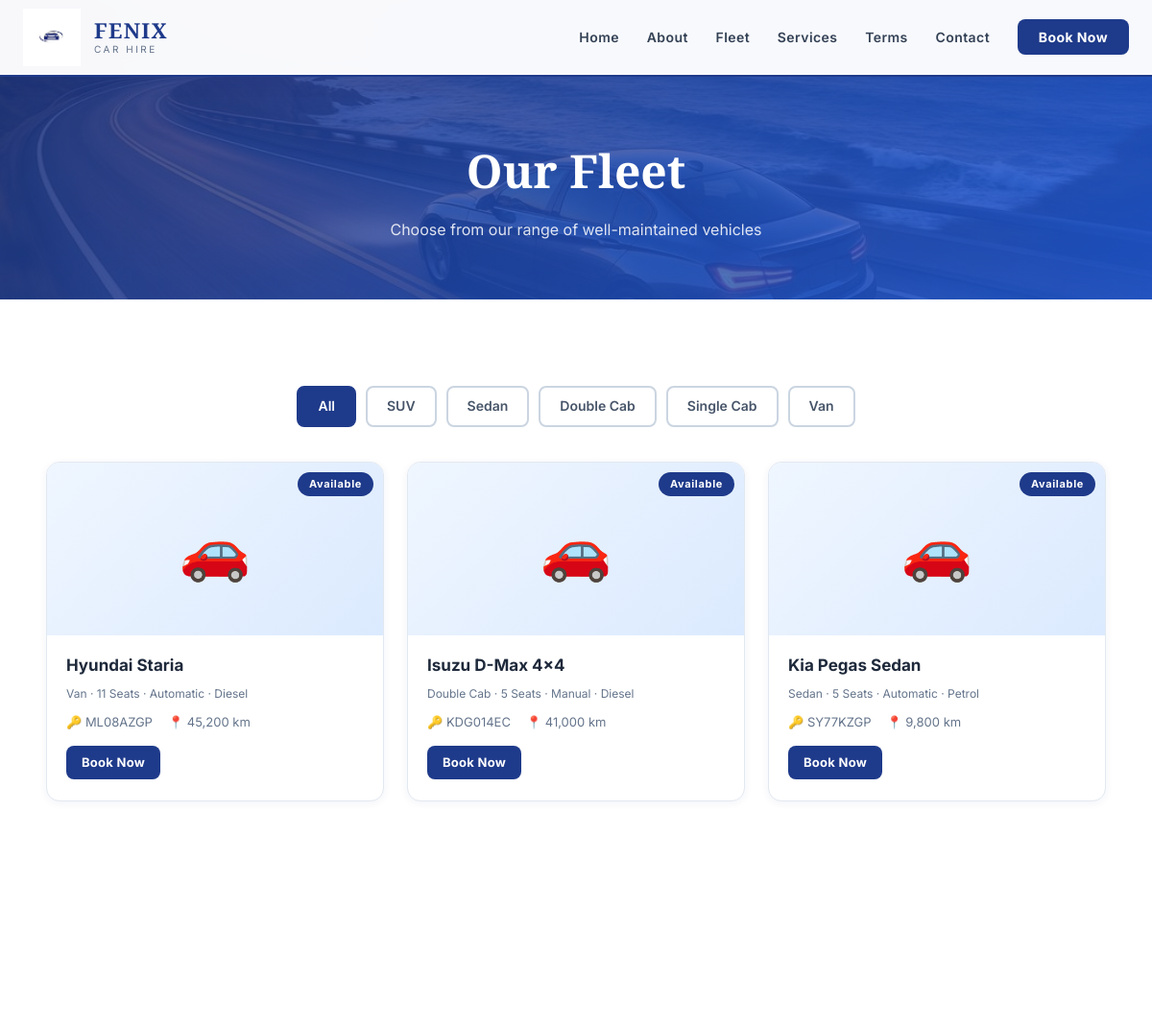
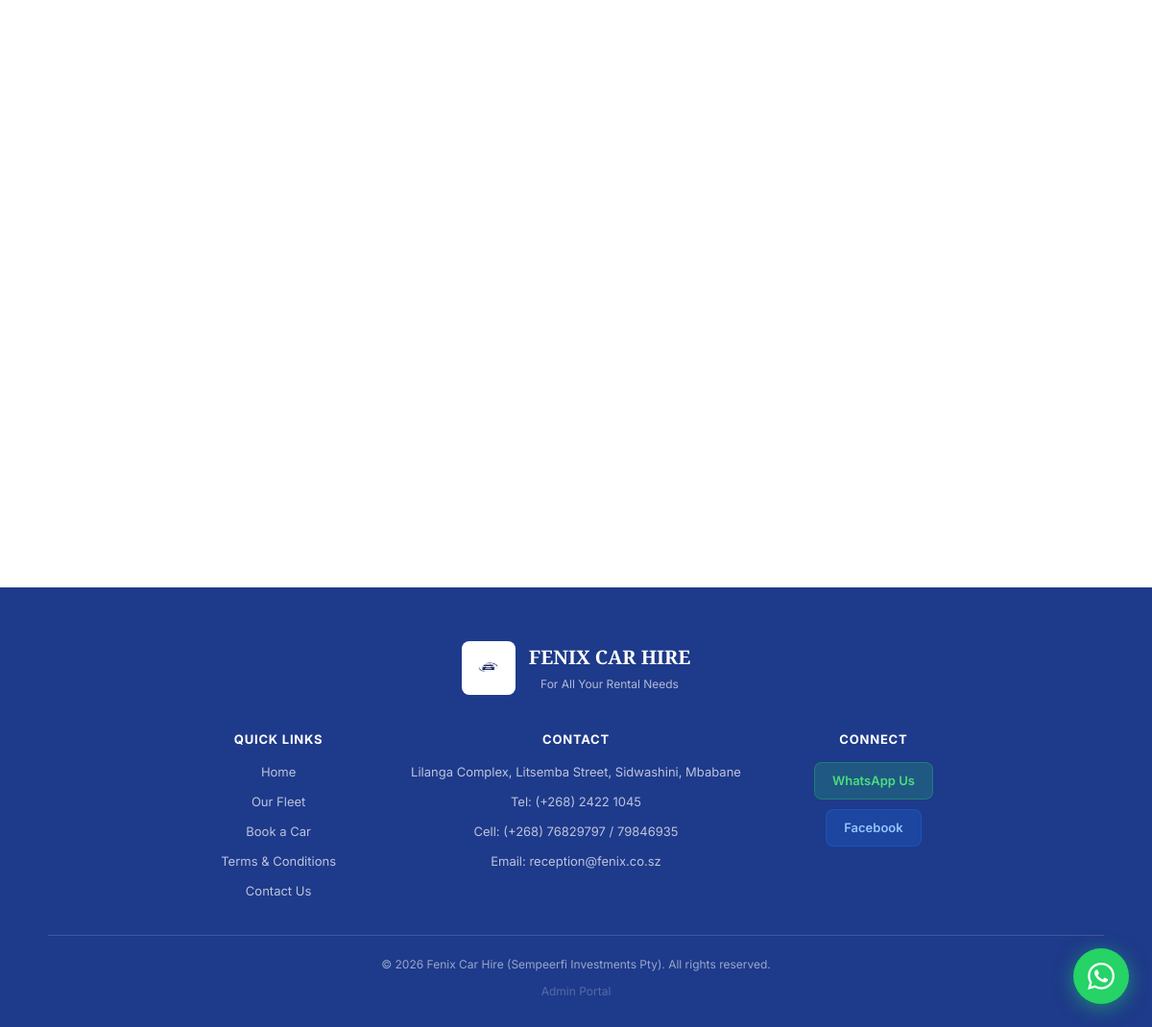
/fleet.php, run on the app's committed database (2 pictures, top to bottom).
### tables this page shows
CREATE TABLE IF NOT EXISTS vehicles (
    id INT AUTO_INCREMENT PRIMARY KEY,
    name VARCHAR(100) NOT NULL,
    category ENUM('SUV','Sedan','Double Cab','Single Cab','Van') NOT NULL,
    plate VARCHAR(20) NOT NULL UNIQUE,
    seats INT DEFAULT 5,
    transmission ENUM('Automatic','Manual') DEFAULT 'Automatic',
    fuel ENUM('Petrol','Diesel') DEFAULT 'Petrol',
    mileage INT DEFAULT 0,
    status ENUM('available','rented','maintenance','retired') DEFAULT 'available',
    image VARCHAR(255) DEFAULT 'default.jpg',
    notes TEXT,
    date_added TIMESTAMP DEFAULT CURRENT_TIMESTAMP,
    KEY idx_status (status),
    KEY idx_plate (plate)
);

### fleet.php (the view, shortened to what this page needs)
<?php
require_once 'db.php';
$filter = isset($_GET['category']) ? clean($conn, $_GET['category']) : 'All';
$cats   = array('All','SUV','Sedan','Double Cab','Single Cab','Van');
$sql = "SELECT * FROM vehicles";
$sql .= " ORDER BY status ASC, name ASC";
$vehicles = mysqli_query($conn, $sql);
?>
<?php include 'header.php'; ?>
<div class="page-hero">
    <div class="container">
        <h1>Our Fleet</h1>
        <p>Choose from our range of well-maintained vehicles</p>
    </div>
</div>
<section class="section bg-white">
    <div class="container">
        <div class="filter-bar">
            <?php foreach ($cats as $cat): ?>
            <?php
            $catUrl     = ($cat !== 'All') ? 'fleet.php?category=' . urlencode($cat) : 'fleet.php';
            $activeClass = ($filter === $cat) ? 'active' : '';
            ?>
            <a href="<?php echo $catUrl; ?>" class="filter-btn <?php echo $activeClass; ?>">
                <?php echo $cat; ?>
            </a>
            <?php endforeach; ?>
        </div>
        <div class="fleet-grid">
            <?php while ($car = mysqli_fetch_assoc($vehicles)): ?>
            <?php
            $cardClass  = ($car['status'] !== 'available') ? 'car-card booked' : 'car-card';
            $badgeClass = ($car['status'] === 'available')  ? 'badge-available' : 'badge-booked';
            $badgeText  = ($car['status'] === 'available')  ? 'Available' : ucfirst($car['status']);
            $imgFile   = $car['image'];
            $hasImage  = (!empty($imgFile) && $imgFile !== 'default.jpg' && file_exists($imgFile));
            ?>
            <div class="<?php echo $cardClass; ?>" id="car-<?php echo $car['id']; ?>">
                <div class="car-img-wrap">
                    <?php if ($hasImage): ?>
                        <img src="<?php echo htmlspecialchars($imgFile); ?>"
                             alt="<?php echo htmlspecialchars($car['name']); ?>"
                             class="car-img">
                    <?php else: ?>
                        <div class="car-placeholder">🚗</div>
                    <?php endif; ?>
                    <span class="car-badge <?php echo $badgeClass; ?>">
                        <?php echo $badgeText; ?>
                    </span>
                </div>
                <div class="car-info">
                    <h3 class="car-name"><?php echo htmlspecialchars($car['name']); ?></h3>
                    <div class="car-meta">
                        <?php echo $car['category']; ?> &middot;
                        <?php echo $car['seats']; ?> Seats &middot;
                        <?php echo $car['transmission']; ?> &middot;
                        <?php echo $car['fuel']; ?>
                    </div>
                    <div class="car-specs">
                        <div class="spec"><span>&#128273;</span> <?php echo htmlspecialchars($car['plate']); ?></div>
                        <div class="spec"><span>&#128205;</span> <?php echo number_format($car['mileage']); ?> km</div>
                    </div>
                    <div class="car-actions">
                        <?php if ($car['status'] === 'available'): ?>
                        <a href="booking.php?vehicle_id=<?php echo $car['id']; ?>" class="btn btn-gold btn-sm">Book Now</a>
                        <?php else: ?>
                        <span class="btn btn-disabled btn-sm">Unavailable</span>
                        <?php endif; ?>
                    </div>
                </div>
            </div>
            <?php endwhile; ?>
        </div>
    </div>
</section>
<?php include 'footer.php'; ?>

### header.php (shortened to what this page needs)
<!DOCTYPE html>
<html lang="en">
<head>
    <link rel="stylesheet" href="style.css">
</head>
<body>
<nav class="navbar" id="navbar">
    <div class="nav-container">
        <a href="index.php" class="nav-brand">
            <img src="logo.png.jpg" alt="Fenix Logo" class="nav-logo">
            <div class="nav-brand-text">
                <span class="brand-name">FENIX</span>
                <span class="brand-sub">CAR HIRE</span>
            </div>
        </a>
        <ul class="nav-links" id="navLinks">
            <li><a href="index.php">Home</a></li>
            <li><a href="index.php#about">About</a></li>
            <li><a href="fleet.php">Fleet</a></li>
            <li><a href="index.php#services">Services</a></li>
            <li><a href="terms.php">Terms</a></li>
            <li><a href="contact.php">Contact</a></li>
            <li><a href="booking.php" class="btn-nav-book">Book Now</a></li>
        </ul>
    </div>
</nav>

### footer.php (shortened to what this page needs)
<footer class="footer">
    <div class="footer-container">
        <div class="footer-brand">
            <img src="logo.png.jpg" alt="Fenix" class="footer-logo">
            <div>
                <div class="footer-brand-name">FENIX CAR HIRE</div>
                <div class="footer-tagline">For All Your Rental Needs</div>
            </div>
        </div>
        <div class="footer-cols">
            <div class="footer-col">
                <h4>Quick Links</h4>
                <a href="index.php">Home</a>
                <a href="fleet.php">Our Fleet</a>
                <a href="booking.php">Book a Car</a>
                <a href="terms.php">Terms &amp; Conditions</a>
                <a href="contact.php">Contact Us</a>
            </div>
            <div class="footer-col">
                <h4>Contact</h4>
                <p>Lilanga Complex, Litsemba Street, Sidwashini, Mbabane</p>
                <p>Tel: (+268) 2422 1045</p>
                <p>Cell: (+268) 76829797 / 79846935</p>
                <p>Email: reception@fenix.co.sz</p>
            </div>
            <div class="footer-col">
                <h4>Connect</h4>
                <a href="https://wa.me/26876829797" target="_blank" class="social-link whatsapp">WhatsApp Us</a>
                <a href="https://facebook.com" target="_blank" class="social-link facebook">Facebook</a>
            </div>
        </div>
    </div>
    <div class="footer-bottom">
        <p>&copy; <?php echo date('Y'); ?> Fenix Car Hire (Sempeerfi Investments Pty). All rights reserved.</p>
        <a href="login.php" class="admin-link">Admin Portal</a>
    </div>
</footer>
<a href="https://wa.me/26876829797" class="whatsapp-float" target="_blank" title="Chat on WhatsApp">
</a>
</body>
</html>

### data on the page
vehicles: status "Available", name "Hyundai Staria", category "Van", seats "11", transmission "Automatic", fuel "Diesel", plate "ML08AZGP", mileage "45,200"
vehicles: status "Available", name "Isuzu D-Max 4x4", category "Double Cab", seats "5", transmission "Manual", fuel "Diesel", plate "KDG014EC", mileage "41,000"
vehicles: status "Available", name "Kia Pegas Sedan", category "Sedan", seats "5", transmission "Automatic", fuel "Petrol", plate "SY77KZGP", mileage "9,800"

### other printed values
$cat "All"
$cat "SUV"
$cat "Sedan"
$cat "Double Cab"
$cat "Single Cab"
$cat "Van"
